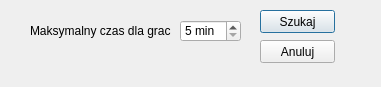
<?xml version="1.0" encoding="UTF-8"?>
<ui version="4.0">
 <class>DialogSzukanie</class>
 <widget class="QDialog" name="DialogSzukanie">
  <property name="geometry">
   <rect>
    <x>0</x>
    <y>0</y>
    <width>381</width>
    <height>87</height>
   </rect>
  </property>
  <property name="windowTitle">
   <string>Dialog</string>
  </property>
  <widget class="QSpinBox" name="spinCzas">
   <property name="geometry">
    <rect>
     <x>180</x>
     <y>20</y>
     <width>61</width>
     <height>22</height>
    </rect>
   </property>
   <property name="suffix">
    <string> min</string>
   </property>
   <property name="minimum">
    <number>5</number>
   </property>
   <property name="maximum">
    <number>300</number>
   </property>
   <property name="singleStep">
    <number>5</number>
   </property>
  </widget>
  <widget class="QLabel" name="labelCzas">
   <property name="geometry">
    <rect>
     <x>30</x>
     <y>20</y>
     <width>141</width>
     <height>21</height>
    </rect>
   </property>
   <property name="text">
    <string>Maksymalny czas dla gracza</string>
   </property>
   <property name="buddy">
    <cstring>spinCzas</cstring>
   </property>
  </widget>
  <widget class="QPushButton" name="buttonSzukaj">
   <property name="geometry">
    <rect>
     <x>260</x>
     <y>10</y>
     <width>75</width>
     <height>23</height>
    </rect>
   </property>
   <property name="text">
    <string>Szukaj</string>
   </property>
  </widget>
  <widget class="QPushButton" name="buttonAnuluj">
   <property name="geometry">
    <rect>
     <x>260</x>
     <y>40</y>
     <width>75</width>
     <height>23</height>
    </rect>
   </property>
   <property name="text">
    <string>Anuluj</string>
   </property>
  </widget>
 </widget>
 <resources/>
 <connections/>
</ui>
